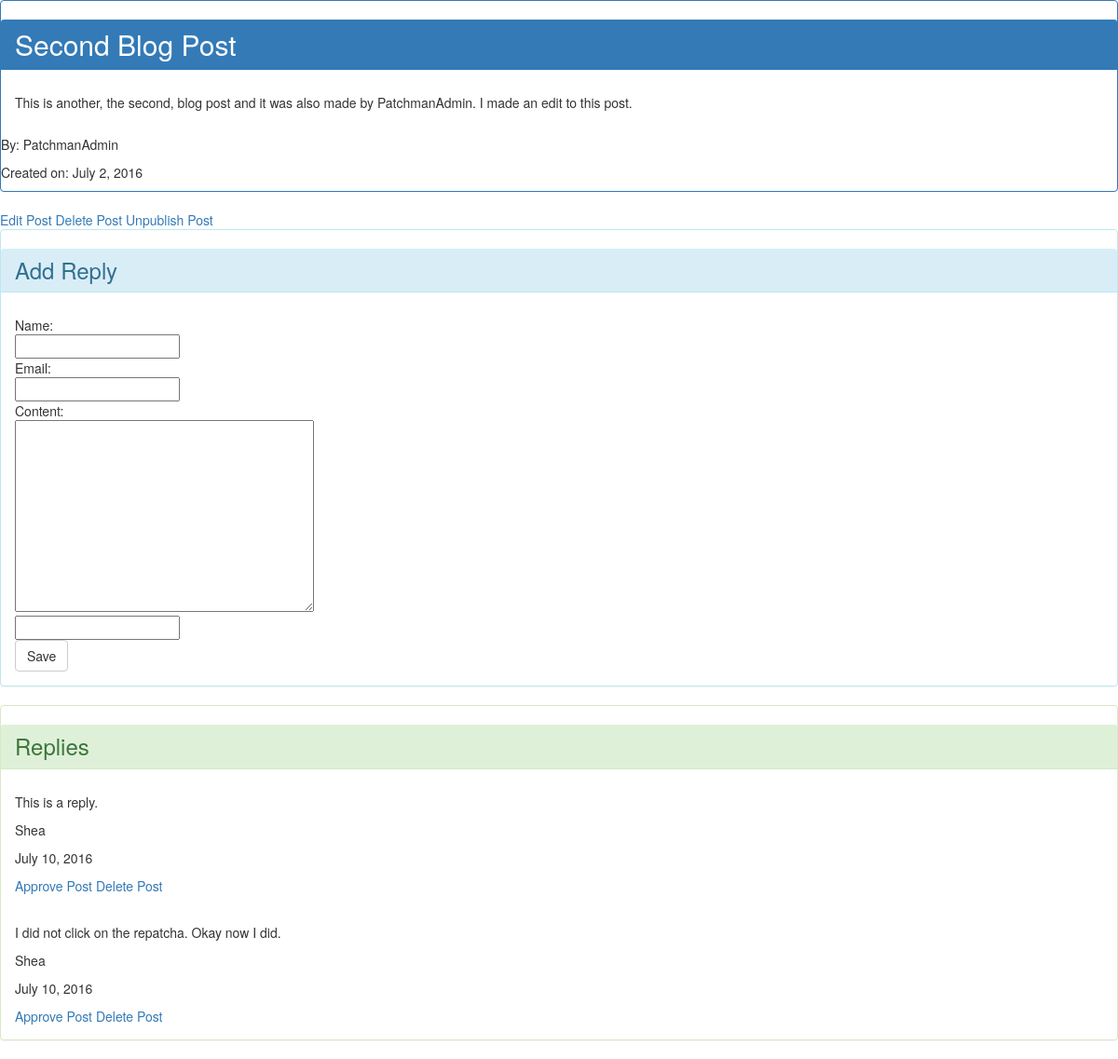
Page /post/2/ (signed in) on the committed database.
### blog/models.py (models this page shows, shortened)
class Post(models.Model):
    author = models.ForeignKey('auth.User')
    title = models.CharField(max_length=255)
    content = models.TextField()
    created_date = models.DateField(default=timezone.now)
    is_published = models.BooleanField(default=True)
    is_deleted = models.BooleanField(default=False)
    class Meta:
        ordering=['-created_date']

class Reply(models.Model):
    post = models.ForeignKey(Post, related_name='replies')
    name = models.CharField(max_length=255)
    email = models.EmailField(max_length=255)
    content = models.TextField()
    created_date = models.DateField(default=timezone.now)
    approved_reply = models.BooleanField(default=False)
    is_deleted = models.BooleanField(default=False)
    class Meta:
        ordering = ['created_date']

### blog/views.py (the view)
# urls.py: url(r'^post/(?P<pk>\d+)/$', views.post_detail, name='post_detail'),
def post_detail(request, pk):
    post = get_object_or_404(Post, pk=pk)
    if request.method == "POST":
        form = ReplyForm(request.POST)
        if form.is_valid():
            reply = form.save(commit=False)
            reply.post = post
            reply.save()
            return redirect('post_detail', pk=post.pk)
    else:
        form = ReplyForm()
    return render(request, 'post_detail.html', {'post': post, 'form': form})

### blog/forms.py
class ReplyForm(forms.ModelForm):
    captcha = NoReCaptchaField()
    class Meta:
        model = Reply
        fields = ('name', 'email', 'content')

### blog/templates/post_detail.html (shortened to what this page needs)
{% extends 'base.html' %}
{% block content %}
    <div class="panel panel-primary">
        <h2 class="panel-heading">{{ post.title }}</h2>
        <p class="panel-body">{{ post.content }}</p>
        <p>By: {{ post.author }}</p>
        <p>Created on: {{ post.created_date }}</p>
    </div>
    {% if post.author.get_username == user.get_username %}
        <a href="{% url 'post_edit' pk=post.pk %}">Edit Post</a>
    {% endif %}
    {% if post.author.get_username == user.get_username or user.is_superuser %}
        <a href="{% url 'post_delete' pk=post.pk %}">Delete Post</a>
        {% if post.is_published %}
            <a href="{% url 'post_unpublish' pk=post.pk %}">Unpublish Post</a>
        {% else %}
            <a href="{% url 'post_publish' pk=post.pk %}">Publish Post</a>
        {% endif %}
    {% endif %}
    <div class="panel panel-info">
        <h3 class="panel-heading">Add Reply</h3>
         <form method="POST" class="post-form">{% csrf_token %}
            <div class="panel-body">
                <div>Name:</div>
                <div>{{ form.name }}</div>
                <div>Email:</div>
                <div>{{ form.email }}</div>
                <div>Content:</div>
                <div>{{ form.content }}</div>
                <div>{{ form.captcha }}</div>
                <button type="submit" class="btn btn-default">Save</button>
            </div>
        </form>
    </div>
    <div class="panel panel-success">
        <h3 class="panel-heading">Replies</h3>
        {% for reply in post.replies.all %}
            {% if not reply.is_deleted %}
                {% if user.is_superuser or reply.approved_reply %}
                    <div class="panel-body">
                        <p>{{ reply.content }}</p>
                        <p>{{ reply.name }}</p>
                        <p>{{ reply.created_date }}</p>
                        {% if user.is_superuser %}
                            {% if not reply.approved_reply%}
                                <a href="{% url 'reply_approve' pk=reply.pk %}">Approve Post</a>
                            {% endif %}
                            <a href="{% url 'reply_remove' pk=reply.pk %}">Delete Post</a>
                        {% endif %}
                    </div>
                {% endif %}
            {% endif %}
        {% endfor %}
    </div>
{% endblock %}

### rows in the picture
Post: title "Second Blog Post", content "This is another, the second, blog post and it was also made by PatchmanAdmin. I made an edit to this post.", author "PatchmanAdmin", created_date "July 2, 2016"
Reply: content "This is a reply.", name "Shea", created_date "July 10, 2016", approved_reply "Approve Post"
Reply: content "I did not click on the repatcha. Okay now I did.", name "Shea", created_date "July 10, 2016", approved_reply "Approve Post"
